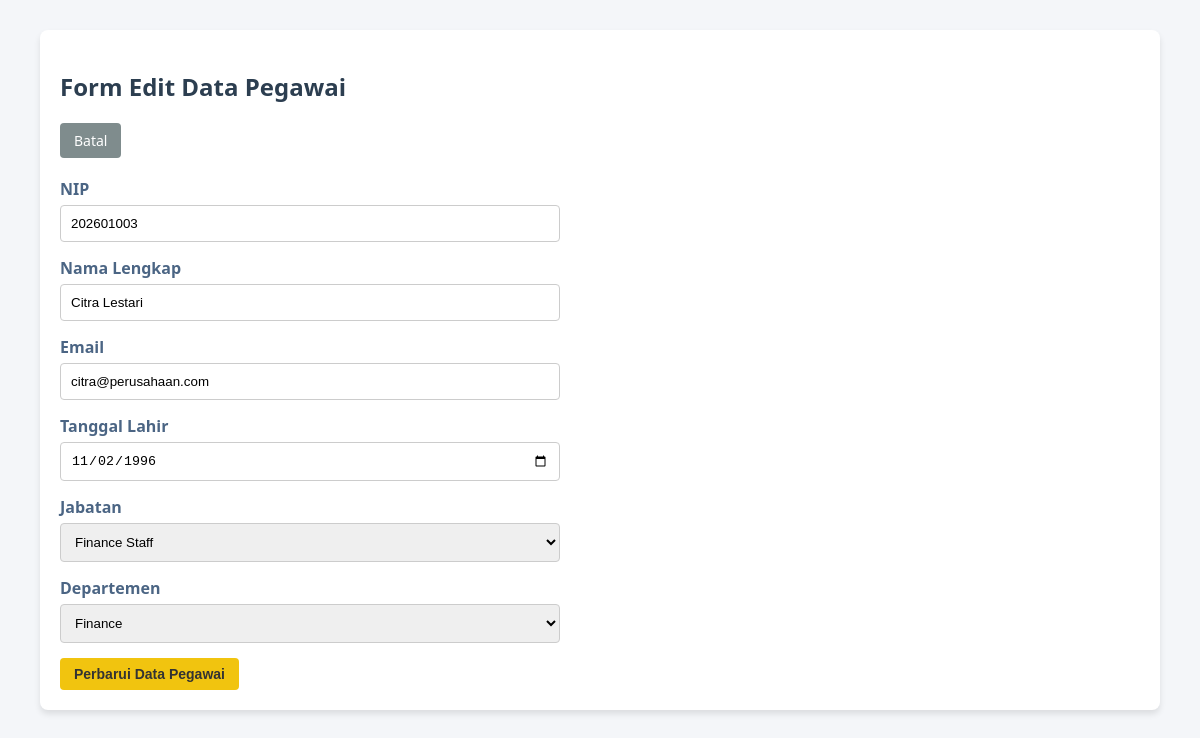
The page /app/edit.php?id=3 on the database its author committed.
### tables this page shows
CREATE TABLE pegawai (
  id_pegawai int(11) NOT NULL,
  nip varchar(20) NOT NULL,
  nama varchar(150) NOT NULL,
  email varchar(100) NOT NULL,
  tanggal_lahir date NOT NULL,
  id_jabatan int(11) DEFAULT NULL,
  id_departemen int(11) DEFAULT NULL
);

### app/edit.php (the view, shortened to what this page needs)
<?php
include 'koneksi.php';
$id = $_GET['id'] ?? null;
$pegawai_query = mysqli_query($conn, "SELECT * FROM pegawai WHERE id_pegawai = '$id'");
$p_data = mysqli_fetch_assoc($pegawai_query);
$jabatan_opt = mysqli_query($conn, "SELECT * FROM jabatan");
$dept_opt = mysqli_query($conn, "SELECT * FROM departemen");
?>
<!DOCTYPE html>
<html lang="id">
<head>
    <link rel="stylesheet" href="assets/css/style.css">
</head>
<body>
    <div class="container">
        <h2>Form Edit Data Pegawai</h2>
        <div class="nav">
            <a href="index.php" class="btn btn-back">Batal</a>
        </div>
        <form action="update.php" method="POST">
            <div class="form-group">
                <label>NIP</label>
                <input type="text" name="nip" value="<?php echo htmlspecialchars($p_data['nip']); ?>" required>
            </div>
            <div class="form-group">
                <label>Nama Lengkap</label>
                <input type="text" name="nama" value="<?php echo htmlspecialchars($p_data['nama']); ?>" required>
            </div>
            <div class="form-group">
                <label>Email</label>
                <input type="email" name="email" value="<?php echo htmlspecialchars($p_data['email']); ?>" required>
            </div>
            <div class="form-group">
                <label>Tanggal Lahir</label>
                <input type="date" name="tanggal_lahir" value="<?php echo $p_data['tanggal_lahir']; ?>" required>
            </div>
            <div class="form-group">
                <label>Jabatan</label>
                <select name="id_jabatan" required>
                    <?php while($j = mysqli_fetch_assoc($jabatan_opt)) {
                        $selected = ($j['id_jabatan'] == $p_data['id_jabatan']) ? 'selected' : '';
                        echo "<option value='".$j['id_jabatan']."' $selected>".$j['nama_jabatan']."</option>";
                    } ?>
                </select>
            </div>
            <div class="form-group">
                <label>Departemen</label>
                <select name="id_departemen" required>
                    <?php while($d = mysqli_fetch_assoc($dept_opt)) {
                        $selected = ($d['id_departemen'] == $p_data['id_departemen']) ? 'selected' : '';
                        echo "<option value='".$d['id_departemen']."' $selected>".$d['nama_departemen']."</option>";
                    } ?>
                </select>
            </div>
            <button type="submit" class="btn btn-edit">Perbarui Data Pegawai</button>
        </form>
    </div>
</body>
</html>

### app/assets/style.css (style rules this page uses)
body { font-family: 'Segoe UI', Tahoma, Geneva, Verdana, sans-serif; margin: 0; padding: 0; background-color: #f4f6f9; color: #333; }
.container { width: 90%; max-width: 1200px; margin: 30px auto; background: #fff; padding: 20px; box-shadow: 0 4px 6px rgba(0,0,0,0.1); border-radius: 8px; }
h2 { color: #2c3e50; margin-bottom: 20px; }
.nav { margin-bottom: 20px; }
.btn { padding: 8px 14px; text-decoration: none; border-radius: 4px; color: white; font-size: 14px; display: inline-block; border: none; cursor: pointer; }
.btn-edit { background-color: #f1c40f; color: #333; font-weight: bold; }
.btn-back { background-color: #7f8c8d; }
.form-group { margin-bottom: 15px; max-width: 500px; }
label { display: block; margin-bottom: 5px; font-weight: bold; color: #4b6584; }
input[type="text"], input[type="email"], input[type="date"], select { width: 100%; padding: 10px; border: 1px solid #ccc; border-radius: 4px; box-sizing: border-box; }

### rows shown on the page
pegawai: nip "202601003", nama "Citra Lestari", email "citra@perusahaan.com", tanggal_lahir "11/02/1996"

### other values the page prints
form field id_jabatan "Finance Staff"
form field id_departemen "Finance"
